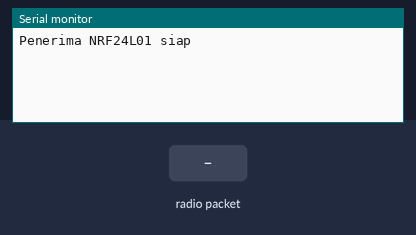
A sketch run on a simulated Arduino Uno, built with avr-gcc and run on an emulated ATmega328P. Parts: the last lines printed to the serial monitor. Inputs (shaded band) come from the test bench. No radio packets arrive unless stated.

Above: at 1.2 s.
1.3 s: radio packet "1" arrives
At 1.8 s:
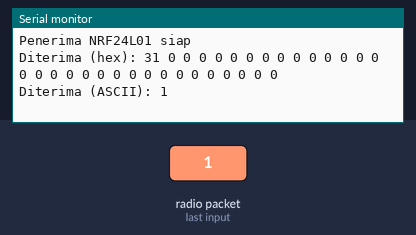
2.8 s: radio packet "0" arrives
At 2.87 s:
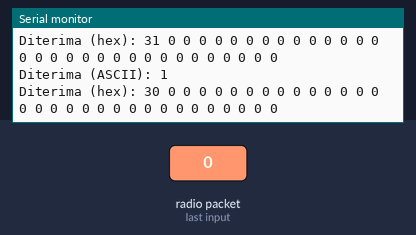
4.3 s: radio packet "2" arrives
At 5.3 s:
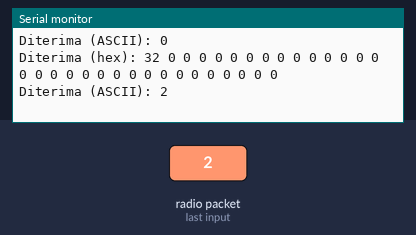

Measured:
- after the input at 1.3 s, the serial monitor: prints a new line at once (image 1)
- after the input at 2.8 s, the serial monitor: prints a new line at once (image 2)
- after the input at 4.3 s, the serial monitor: prints a new line at once (image 3)

The sketch:

FirmwareCTi802_V1.ino
```cpp
#include <SPI.h>
#include <RF24.h>

// Inisialisasi objek RF24
RF24 radio(2, 4); // Pin CE dan CSN

// Alamat yang akan diterima
uint64_t address = 0xF0F0F0F0E1LL;

void setup() {
  Serial.begin(9600);
  radio.begin();

  // Mengatur alamat penerima (pipe 1)
  radio.openReadingPipe(1, address);

  // Mengaktifkan penerima
  radio.startListening();

  Serial.println("Penerima NRF24L01 siap");
}

void loop() {
  if (radio.available()) {
    // Jika ada data tersedia, baca data
    char receivedMessage[32] = {0};
    radio.read(receivedMessage, sizeof(receivedMessage));

    // Tampilkan data yang diterima dalam bentuk hexadecimal
    Serial.print("Diterima (hex): ");
    for (int i = 0; i < sizeof(receivedMessage); i++) {
      Serial.print(receivedMessage[i], HEX);
      Serial.print(" ");
    }
    Serial.println();

    // Tampilkan data yang diterima dalam bentuk karakter ASCII
    Serial.print("Diterima (ASCII): ");
    Serial.println(receivedMessage);
  }
}
```
